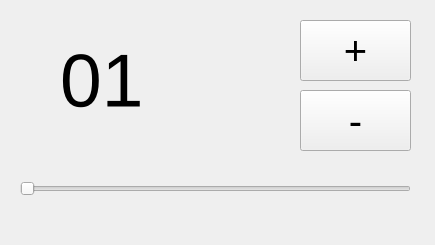
<?xml version="1.0" encoding="UTF-8"?>
<ui version="4.0">
 <class>MainWindow</class>
 <widget class="QMainWindow" name="MainWindow">
  <property name="geometry">
   <rect>
    <x>0</x>
    <y>0</y>
    <width>435</width>
    <height>245</height>
   </rect>
  </property>
  <property name="windowTitle">
   <string>MainWindow</string>
  </property>
  <widget class="QWidget" name="centralwidget">
   <widget class="QSlider" name="horizontalSlider">
    <property name="geometry">
     <rect>
      <x>20</x>
      <y>180</y>
      <width>391</width>
      <height>18</height>
     </rect>
    </property>
    <property name="minimum">
     <number>1</number>
    </property>
    <property name="maximum">
     <number>31</number>
    </property>
    <property name="orientation">
     <enum>Qt::Horizontal</enum>
    </property>
   </widget>
   <widget class="QPushButton" name="pushButton">
    <property name="geometry">
     <rect>
      <x>300</x>
      <y>20</y>
      <width>111</width>
      <height>61</height>
     </rect>
    </property>
    <property name="font">
     <font>
      <pointsize>30</pointsize>
     </font>
    </property>
    <property name="text">
     <string>+</string>
    </property>
   </widget>
   <widget class="QPushButton" name="pushButton_2">
    <property name="geometry">
     <rect>
      <x>300</x>
      <y>90</y>
      <width>111</width>
      <height>61</height>
     </rect>
    </property>
    <property name="font">
     <font>
      <pointsize>30</pointsize>
     </font>
    </property>
    <property name="text">
     <string>-</string>
    </property>
   </widget>
   <widget class="QLabel" name="label">
    <property name="geometry">
     <rect>
      <x>60</x>
      <y>20</y>
      <width>191</width>
      <height>121</height>
     </rect>
    </property>
    <property name="font">
     <font>
      <pointsize>56</pointsize>
     </font>
    </property>
    <property name="text">
     <string>01</string>
    </property>
   </widget>
  </widget>
 </widget>
 <resources/>
 <connections/>
</ui>
